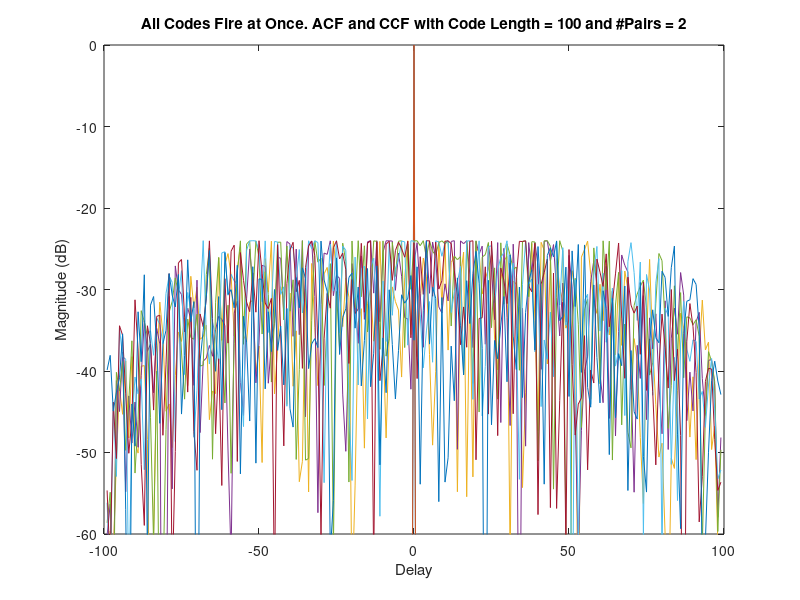

Source code (MATLAB):
% Assume all the pairs fire at once
% Plot the autocorrelation and cross correlation

clear
figure

plotLog = 1;

% Normalize log plot
normLog = 1;

addpath('C:\Users\Zemp-Lab\Desktop\OvernightPairGeneration\GitCodes\CompNOCodes\FastCompOptimizer')
addpath('C:\Users\User\Google Drive\Grad_School\HighSpeedCodes\CompNOCodes\FastCompOptimizer')

%% Load in the appropriate pairs

% tempDat = load('bestPairsSQP41');
% tempDat = load('lowAllCC_2pairs_length50_12');
% tempDat = load('lowAllCC_2pairs_length10_6');
tempDat = load('lowAllCC_2pairs_length100_15p8');

x = tempDat.('x');
numPairs = size(x,1)/2;
N = size(x,2);

%% Plot autocorrelation
% Create x axis (shift from -(codeLength-1) to +(codeLength-1)
xAxis = -(N-1):(N-1);

maxACF = -1;
for i = 1:numPairs
    % Keep track of largest mainlobe value
    currPair = x((2*i-1):2*i,:);
    currAc = xcorr(currPair(1,:)) + xcorr(currPair(2,:));
    
    maxVal =  max(abs(currAc));
    
    if(maxVal > maxACF)
        maxACF = maxVal;
    end
end


minACFMain = -1;
for i=1:numPairs
    currPair = x((2*i-1):2*i,:);
    currAc = xcorr(currPair(1,:)) + xcorr(currPair(2,:));
    [maxVal, whereMax] = max(currAc);
    currAc(whereMax) = 0;
    sideMax = max(currAc);
    
    % mainToSide = maxVal/sideMax; % Check main-sidelobe in ACF is good
    
    if(plotLog == 1)
        if(normLog == 1)
             plot(xAxis,20*log10(abs(xcorr(currPair(1,:)) + xcorr(currPair(2,:)))/maxACF + eps));  
        else
             plot(xAxis,20*log10(abs(xcorr(currPair(1,:)) + xcorr(currPair(2,:))) + eps));  
        end
    else
       plot(xAxis,xcorr(currPair(1,:)) + xcorr(currPair(2,:)));  
    end
           
    hold on
    
    % Keep track of smallest mainlobe value
    if (maxVal < minACFMain || minACFMain == -1)
        minACFMain = maxVal;
    end   
end    

% Plot all pairs of cross correlations
plotCc = 1;

if (plotCc == 1 && numPairs > 1)

    codeChoices = nchoosek(1:(numPairs*2),2);
    for i = 1:size(codeChoices,1)
        % We find the sum of pairwise cross correlations
        % Ex. for pair A and pair B, we sum xcorr(A1,B1) + xcorr(A2,B2)
        currChoices = codeChoices(i,:);
        firstCode = x(currChoices(1),:);
        secCode = x(currChoices(2),:);

        currXcorr = xcorr(firstCode,secCode);
        if(plotLog == 1)
            if(normLog == 1)
                plot(xAxis,20*log10(abs(currXcorr)/maxACF+eps));
            else
                plot(xAxis,20*log10(abs(currXcorr)+eps));
            end
        else
            plot(xAxis,currXcorr)
        end
        hold on
    end
    title(sprintf('All Codes Fire at Once. ACF and CCF with Code Length = %d and #Pairs = %d', N,numPairs));
else      
    title(sprintf('ACF with Code Length = %d and #Pairs = %d', N,numPairs));
end

xlabel('Delay')
if(plotLog == 1)
   ylabel('Magnitude (dB)') 
else
   ylabel('Magnitude')  
end

ylim([-60 0])
